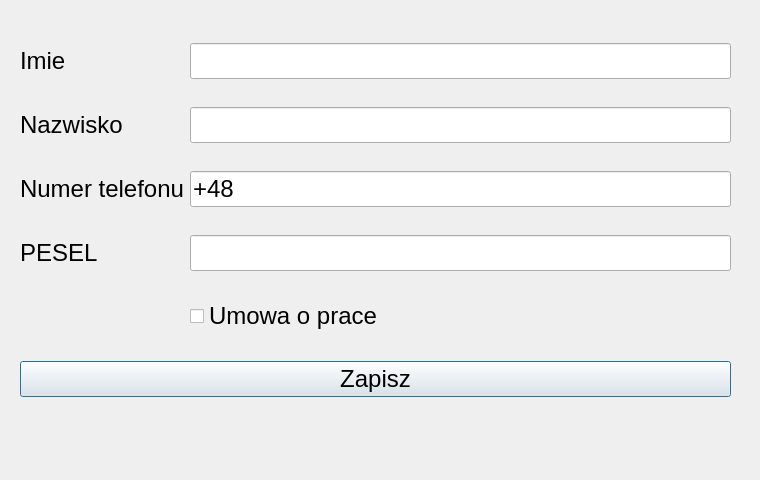
<?xml version="1.0" encoding="UTF-8"?>
<ui version="4.0">
 <class>EmployeeView</class>
 <widget class="QDialog" name="EmployeeView">
  <property name="geometry">
   <rect>
    <x>0</x>
    <y>0</y>
    <width>760</width>
    <height>480</height>
   </rect>
  </property>
  <property name="windowTitle">
   <string>Dialog</string>
  </property>
  <widget class="QWidget" name="gridLayoutWidget">
   <property name="geometry">
    <rect>
     <x>0</x>
     <y>10</y>
     <width>751</width>
     <height>406</height>
    </rect>
   </property>
   <layout class="QGridLayout" name="gridLayout">
    <property name="leftMargin">
     <number>20</number>
    </property>
    <property name="topMargin">
     <number>20</number>
    </property>
    <property name="rightMargin">
     <number>20</number>
    </property>
    <property name="verticalSpacing">
     <number>15</number>
    </property>
    <item row="0" column="0">
     <widget class="QLabel" name="label">
      <property name="font">
       <font>
        <pointsize>18</pointsize>
       </font>
      </property>
      <property name="text">
       <string>Imie</string>
      </property>
     </widget>
    </item>
    <item row="1" column="0">
     <widget class="QLabel" name="label_2">
      <property name="font">
       <font>
        <pointsize>18</pointsize>
       </font>
      </property>
      <property name="text">
       <string>Nazwisko</string>
      </property>
     </widget>
    </item>
    <item row="2" column="0">
     <widget class="QLabel" name="label_3">
      <property name="font">
       <font>
        <pointsize>18</pointsize>
       </font>
      </property>
      <property name="text">
       <string>Numer telefonu</string>
      </property>
     </widget>
    </item>
    <item row="0" column="1">
     <widget class="QLineEdit" name="nameValue">
      <property name="font">
       <font>
        <pointsize>18</pointsize>
       </font>
      </property>
      <property name="maxLength">
       <number>30</number>
      </property>
     </widget>
    </item>
    <item row="2" column="1">
     <widget class="QLineEdit" name="PhoneValue">
      <property name="font">
       <font>
        <pointsize>18</pointsize>
       </font>
      </property>
      <property name="inputMask">
       <string>+48 999 999 999</string>
      </property>
      <property name="maxLength">
       <number>15</number>
      </property>
     </widget>
    </item>
    <item row="1" column="1">
     <widget class="QLineEdit" name="secondNameValue">
      <property name="font">
       <font>
        <pointsize>18</pointsize>
       </font>
      </property>
      <property name="maxLength">
       <number>30</number>
      </property>
     </widget>
    </item>
    <item row="3" column="1">
     <widget class="QLineEdit" name="peselValue">
      <property name="font">
       <font>
        <pointsize>18</pointsize>
       </font>
      </property>
      <property name="maxLength">
       <number>11</number>
      </property>
     </widget>
    </item>
    <item row="3" column="0">
     <widget class="QLabel" name="label_4">
      <property name="font">
       <font>
        <pointsize>18</pointsize>
       </font>
      </property>
      <property name="text">
       <string>PESEL</string>
      </property>
     </widget>
    </item>
    <item row="4" column="1">
     <widget class="QCheckBox" name="typeCheckBox">
      <property name="font">
       <font>
        <pointsize>18</pointsize>
       </font>
      </property>
      <property name="text">
       <string>Umowa o prace</string>
      </property>
     </widget>
    </item>
    <item row="5" column="0" colspan="2">
     <widget class="QPushButton" name="saveButton">
      <property name="font">
       <font>
        <pointsize>18</pointsize>
       </font>
      </property>
      <property name="text">
       <string>Zapisz</string>
      </property>
     </widget>
    </item>
   </layout>
  </widget>
 </widget>
 <resources/>
 <connections/>
</ui>
